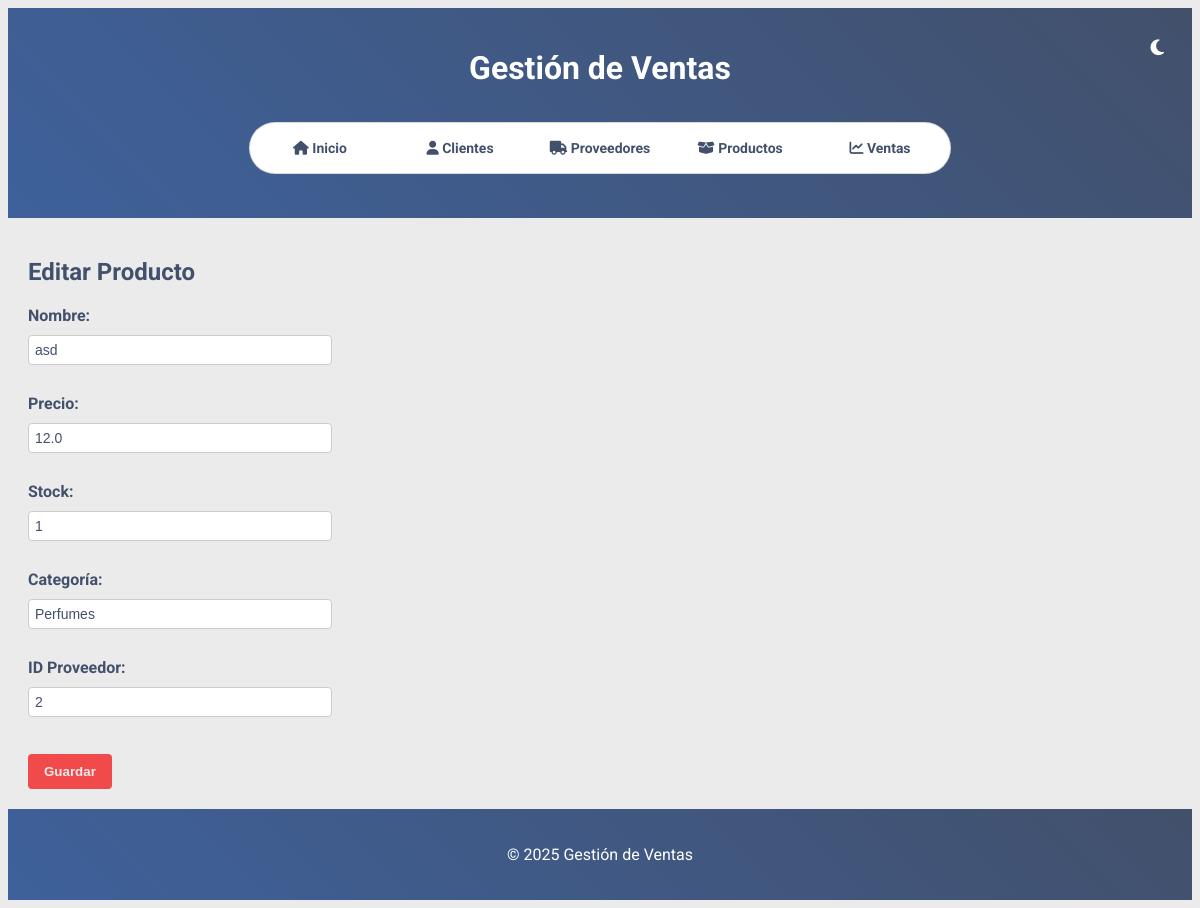
Page /productos/editar/1 on the committed database.
### models/producto.py (models this page shows, shortened)
class Producto(db.Model):
    __tablename__ = 'productos'
    id = db.Column(db.Integer, primary_key=True)
    name = db.Column(db.String(50), nullable=False)
    precio = db.Column(db.Float, nullable=True)
    stock = db.Column(db.Integer, nullable=True)
    categoria = db.Column(db.String(50), nullable=False)
    proveedor_id = db.Column(db.Integer, db.ForeignKey('proveedores.id'), nullable=False)

### routes/productos.py (the view, shortened to what this page needs)
@bp.route('/editar/<int:id>', methods=['GET', 'POST'])
def editar_producto_view(id):
    producto = Producto.query.get_or_404(id)
    return render_template('productos/editar.html', producto=producto)

### templates/productos/editar.html (shortened to what this page needs)
{% extends "base.html" %}
{% block content %}
<h2>Editar Producto</h2>
<form method="POST">
    <label for="name">Nombre:</label>
    <input type="text" name="name" id="name" value="{{ producto.name }}" required>
    <br><br>
    <label for="precio">Precio:</label>
    <input type="number" step="0.01" name="precio" id="precio" value="{{ producto.precio }}">
    <br><br>
    <label for="stock">Stock:</label>
    <input type="number" name="stock" id="stock" value="{{ producto.stock }}">
    <br><br>
    <label for="categoria">Categoría:</label>
    <input type="text" name="categoria" id="categoria" value="{{ producto.categoria }}" required>
    <br><br>
    <label for="proveedor_id">ID Proveedor:</label>
    <input type="number" name="proveedor_id" id="proveedor_id" value="{{ producto.proveedor_id }}" required>
    <br><br>
    <button type="submit">Guardar</button>
</form>
{% endblock %}

### static/styles.css (style rules this page uses)
:root { --color-dark-blue: #42506b; --color-red: #f04b4a; --color-mid-blue: #3e619b; --color-light: #ebebec; --font-family: 'Roboto', sans-serif; }
body { font-family: var(--font-family); background-color: var(--color-light); color: var(--color-dark-blue); transition: background-color 0.3s ease, color 0.3s ease; }
form { margin-top: 20px; max-width: 400px; }
form label { display: inline-block; width: 100px; font-weight: bold; margin-bottom: 10px; color: var(--color-dark-blue); }
form input[type="text"], form input[type="number"], form input[type="date"], form select { width: calc(100% - 110px); padding: 6px; margin-bottom: 10px; border: 1px solid #ccc; border-radius: 4px; background-color: #fff; color: var(--color-dark-blue); font-size: 14px; }
button, input[type="submit"], input[type="button"] { background-color: var(--color-red); color: var(--color-light); border: none; padding: 10px 16px; cursor: pointer; font-weight: bold; margin-top: 8px; border-radius: 4px; }
h1, h2, h3 { margin-bottom: 15px; }

### rows in the picture
Producto: name "asd", precio "12.0", stock "1", categoria "Perfumes", proveedor_id "2"
